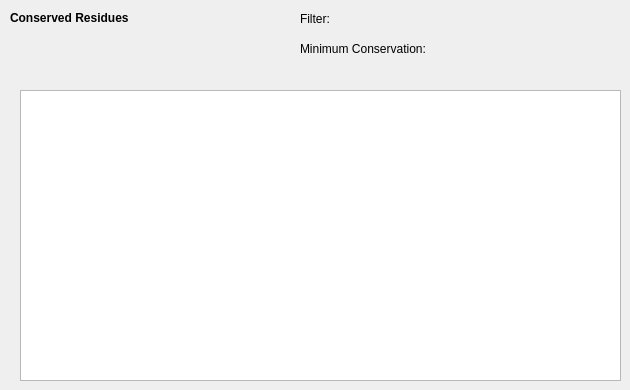
      <widget class="QWidget" name="page_12">
       <widget class="QLabel" name="label_37">
        <property name="geometry">
         <rect>
          <x>10</x>
          <y>10</y>
          <width>151</width>
          <height>17</height>
         </rect>
        </property>
        <property name="text">
         <string>&lt;html&gt;&lt;head/&gt;&lt;body&gt;&lt;p&gt;&lt;span style=&quot; font-weight:600;&quot;&gt;Conserved Residues&lt;/span&gt;&lt;/p&gt;&lt;/body&gt;&lt;/html&gt;</string>
        </property>
       </widget>
       <widget class="QTableWidget" name="tableConsRes">
        <property name="geometry">
         <rect>
          <x>20</x>
          <y>90</y>
          <width>601</width>
          <height>291</height>
         </rect>
        </property>
       </widget>
       <widget class="QLabel" name="lblFilter_8">
        <property name="geometry">
         <rect>
          <x>300</x>
          <y>10</y>
          <width>281</width>
          <height>17</height>
         </rect>
        </property>
        <property name="text">
         <string>Filter: </string>
        </property>
       </widget>
       <widget class="QLabel" name="lblMinCons">
        <property name="geometry">
         <rect>
          <x>300</x>
          <y>40</y>
          <width>251</width>
          <height>17</height>
         </rect>
        </property>
        <property name="text">
         <string>Minimum Conservation: </string>
        </property>
       </widget>
      </widget>
